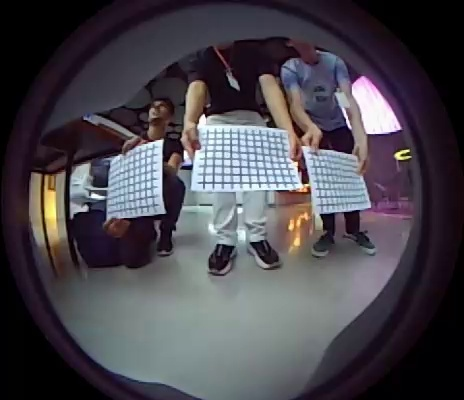
#> input picture fisheye_samples/image_004.jpg, 464 x 400 px; its folder holds only this picture in this run
$ python regularCalibrator.py
#> lines starting #> are read from the running program, lines starting #| are printed output that depends on the picture
# -*- coding: utf-8 -*-
import cv2
import numpy as np
import glob
import os

class ManualCalibrator:
    """
    Uma ferramenta para correção manual e heurística da distorção de lentes
    usando sliders para ajustar os parâmetros em tempo real.
    """
    def __init__(self, image_folder):
        self.image_folder = image_folder
        self.image_paths = sorted(glob.glob(os.path.join(image_folder, '*.jpg')))
        if not self.image_paths:
            print(f"Nenhuma imagem .jpg encontrada na pasta: {image_folder}")
            exit()

        self.current_image_index = 0
        self.img_color = None
        self.img_height, self.img_width = 0, 0

        # Nomes das janelas
        self.window_name_preview = "Preview Corrigido"
        self.window_name_controls = "Controles"

        # Variáveis para armazenar os valores dos sliders
        self.focal_length_val = 1000 # Valor inicial para a distância focal
        self.k1_val = 100 # Valor inicial (mapeado para 0.0)
        self.k2_val = 100 # Valor inicial (mapeado para 0.0)

    def _load_current_image(self):
        """Carrega la imagen actual y la redimensiona si es necesario."""
        path = self.image_paths[self.current_image_index]
        self.img_color = cv2.imread(path)
#> self.img_color is the input picture: shape (400, 464, 3); mean B, G, R 77, 69.9, 73.3

        h, w = self.img_color.shape[:2]
#> h = 400; w = 464
        scale = min(1280/w, 720/h, 1.0)
#> scale = 1
        if scale < 1.0:
            self.img_color = cv2.resize(self.img_color, (int(w*scale), int(h*scale)))

        self.img_height, self.img_width = self.img_color.shape[:2]
#> self.img_height = 400; self.img_width = 464
        print(f"Carregada imagem {self.current_image_index + 1}/{len(self.image_paths)}: {os.path.basename(path)}")

        # Define um valor inicial razoável para a distância focal baseado na largura da imagem
        self.focal_length_val = self.img_width
#> self.focal_length_val = 464

        # ## CORREÇÃO ##
        # A linha abaixo foi movida para a função run() para garantir que
        # a janela de controles já exista quando esta função for chamada novamente.
        # cv2.setTrackbarPos('Focal (fx)', self.window_name_controls, self.focal_length_val)


    def _create_trackbars(self):
        """Cria a janela de controles com os sliders."""
        cv2.namedWindow(self.window_name_controls, cv2.WINDOW_AUTOSIZE)

        def on_trackbar(val):
            pass

        # A função createTrackbar já define o valor inicial
        cv2.createTrackbar('Focal (fx)', self.window_name_controls, self.focal_length_val, self.img_width * 2, on_trackbar)
        cv2.createTrackbar('k1', self.window_name_controls, self.k1_val, 200, on_trackbar)
        cv2.createTrackbar('k2', self.window_name_controls, self.k2_val, 200, on_trackbar)

    def run(self):
        """Inicia o loop principal da aplicação."""
        cv2.namedWindow(self.window_name_preview)

        # ## CORREÇÃO ##
        # A ordem das duas linhas abaixo foi invertida.
        # Primeiro carregamos a imagem para saber suas dimensões.
        self._load_current_image()
        # Depois, criamos os sliders, que dependem das dimensões da imagem.
        self._create_trackbars()

        while True:
            # Mostra a imagem original para referência
            original_with_text = self.img_color.copy()
            help_text = "N/P: Prox/Ant | Q: Sair"
            cv2.putText(original_with_text, help_text, (10, 25), cv2.FONT_HERSHEY_SIMPLEX, 0.6, (255, 255, 255), 2, cv2.LINE_AA)
            cv2.putText(original_with_text, help_text, (10, 25), cv2.FONT_HERSHEY_SIMPLEX, 0.6, (0, 0, 0), 1, cv2.LINE_AA)
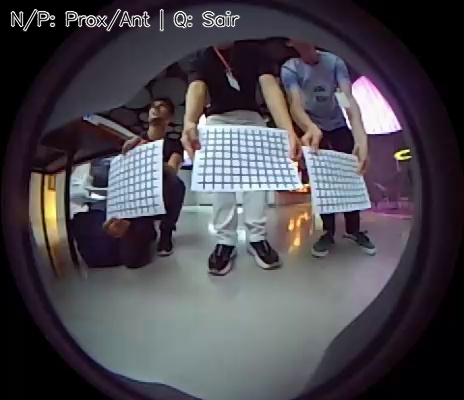
#> original_with_text: shape (400, 464, 3); mean B, G, R 78.3, 71.2, 74.6

            cv2.imshow("Original", original_with_text)

            # 1. Lê os valores atuais dos sliders
            self.focal_length_val = cv2.getTrackbarPos('Focal (fx)', self.window_name_controls)
            self.k1_val = cv2.getTrackbarPos('k1', self.window_name_controls)
            self.k2_val = cv2.getTrackbarPos('k2', self.window_name_controls)

            if self.focal_length_val == 0:
                self.focal_length_val = 1

            # 2. Converte os valores dos sliders para float
            k1_float = (self.k1_val - 100) / 100.0
            k2_float = (self.k2_val - 100) / 100.0

            # 3. Constrói a matriz da câmera e os coeficientes de distorção
            cx = self.img_width / 2
#> cx = 232
            cy = self.img_height / 2
#> cy = 200

            camera_matrix = np.array([
                [self.focal_length_val, 0, cx],
                [0, self.focal_length_val, cy],
                [0, 0, 1]
            ], dtype=np.float32)

            dist_coeffs = np.array([k1_float, k2_float, 0, 0, 0], dtype=np.float32)

            # 4. Aplica a correção de distorção
            undistorted_img = cv2.undistort(self.img_color, camera_matrix, dist_coeffs, None, None)

            # 5. Mostra o resultado
            cv2.imshow(self.window_name_preview, undistorted_img)

            key = cv2.waitKey(1) & 0xFF
#> (key q is pressed here)

            if key == ord('q'):
                print("\n--- Parâmetros Finais ---")
                print(f"Distancia Focal (fx, fy): {self.focal_length_val}")
                print(f"Coeficientes de Distorcao (k1, k2): {k1_float}, {k2_float}")
                print("-------------------------")
                break

            elif key == ord('n'): # Próxima imagem
                self.current_image_index = (self.current_image_index + 1) % len(self.image_paths)
                self._load_current_image()
                # ## CORREÇÃO ##
                # Atualiza a posição do slider ao carregar uma nova imagem
                cv2.setTrackbarPos('Focal (fx)', self.window_name_controls, self.focal_length_val)

            elif key == ord('p'): # Imagem anterior
                self.current_image_index = (self.current_image_index - 1 + len(self.image_paths)) % len(self.image_paths)
                self._load_current_image()
                # ## CORREÇÃO ##
                # Atualiza a posição do slider ao carregar uma nova imagem
                cv2.setTrackbarPos('Focal (fx)', self.window_name_controls, self.focal_length_val)

        cv2.destroyAllWindows()

if __name__ == '__main__':
    PASTA_DE_IMAGENS = 'fisheye_samples'

    if not os.path.isdir(PASTA_DE_IMAGENS):
        print(f"Erro: A pasta '{PASTA_DE_IMAGENS}' nao foi encontrada.")
        print("Por favor, crie a pasta e coloque suas imagens de calibracao nela.")
    else:
        calibrator = ManualCalibrator(PASTA_DE_IMAGENS)
        calibrator.run()

$ run again, on fisheye_samples/image_023.jpg
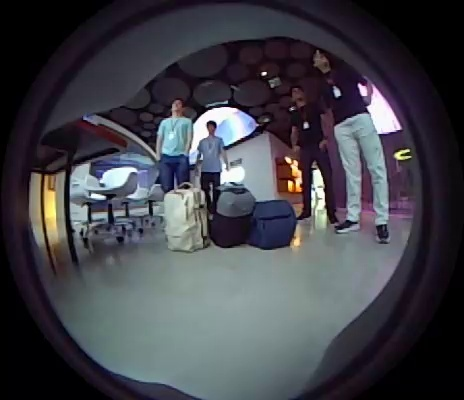
#> input picture fisheye_samples/image_023.jpg, 464 x 400 px
#> in _load_current_image, self.img_color is the input picture: shape (400, 464, 3); mean B, G, R 73.5, 66.5, 65.9
#> in run, `cv2.putText(original_with_text, help_text, (10, 25), cv2.FONT_HERSHEY_..`:
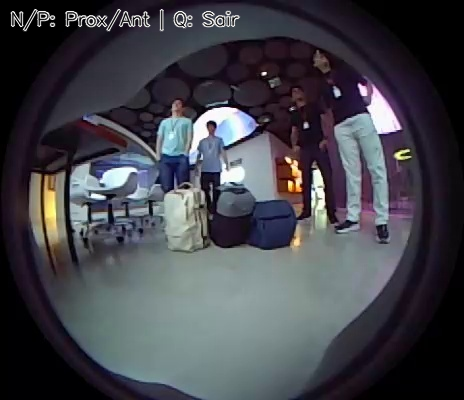
#> original_with_text: shape (400, 464, 3); mean B, G, R 74.7, 67.8, 67.2

$ run again, on fisheye_samples/image_007.jpg
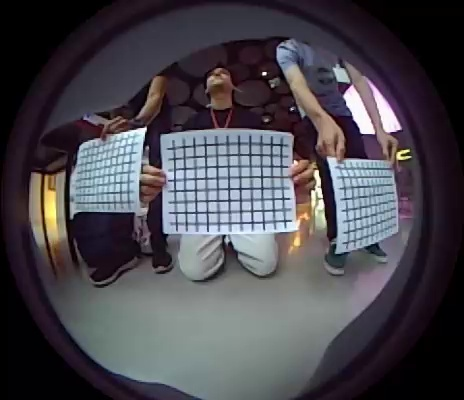
#> input picture fisheye_samples/image_007.jpg, 464 x 400 px
#> in _load_current_image, self.img_color is the input picture: shape (400, 464, 3); mean B, G, R 77.7, 70.9, 73.5
#> in run, `cv2.putText(original_with_text, help_text, (10, 25), cv2.FONT_HERSHEY_..`:
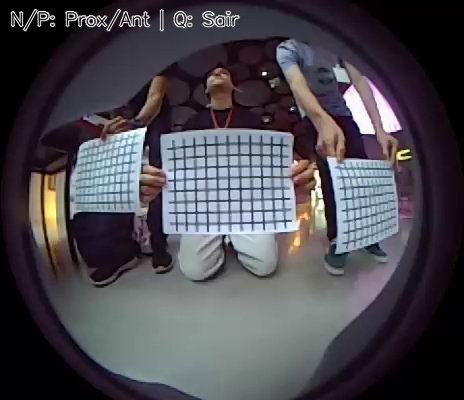
#> original_with_text: shape (400, 464, 3); mean B, G, R 78.9, 72.2, 74.7

$ run again, on fisheye_samples/image_009.jpg
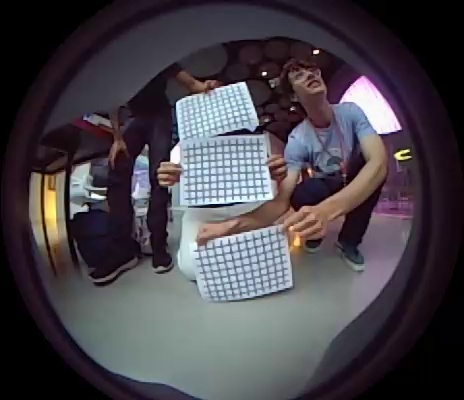
#> input picture fisheye_samples/image_009.jpg, 464 x 400 px
#> in _load_current_image, self.img_color is the input picture: shape (400, 464, 3); mean B, G, R 73.8, 67, 71.4
#> in run, `cv2.putText(original_with_text, help_text, (10, 25), cv2.FONT_HERSHEY_..`:
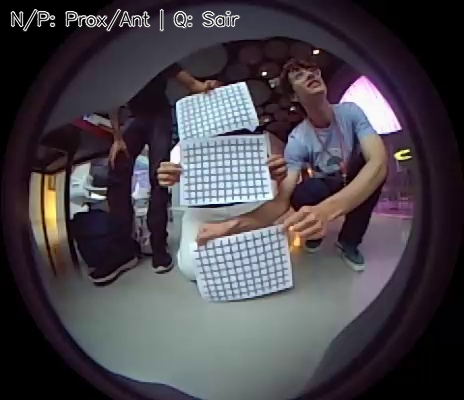
#> original_with_text: shape (400, 464, 3); mean B, G, R 75, 68.3, 72.6

$ run again, on fisheye_samples/image_011.jpg
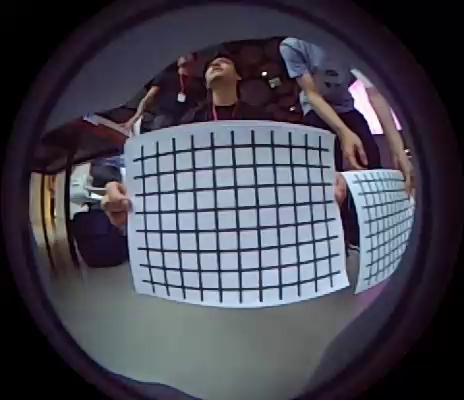
#> input picture fisheye_samples/image_011.jpg, 464 x 400 px
#> in _load_current_image, self.img_color is the input picture: shape (400, 464, 3); mean B, G, R 80.7, 69.4, 70.5
#> in run, `cv2.putText(original_with_text, help_text, (10, 25), cv2.FONT_HERSHEY_..`:
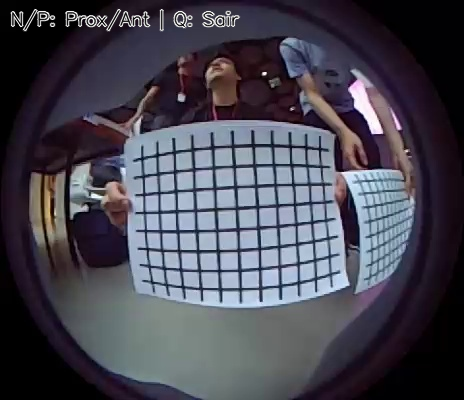
#> original_with_text: shape (400, 464, 3); mean B, G, R 81.9, 70.7, 71.8
